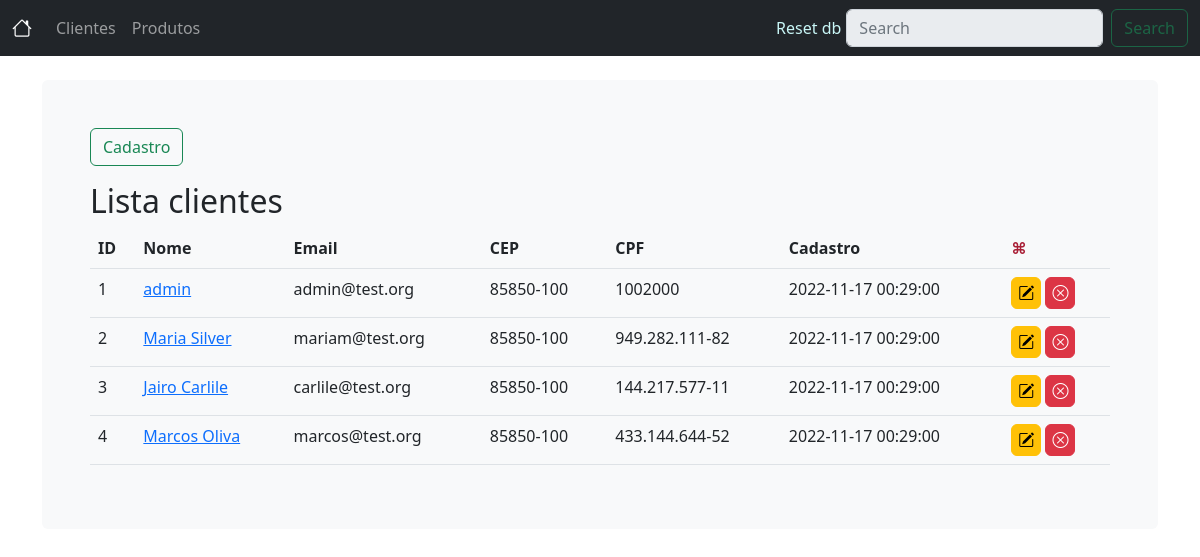
Page /cliente/index on the earlier database version.
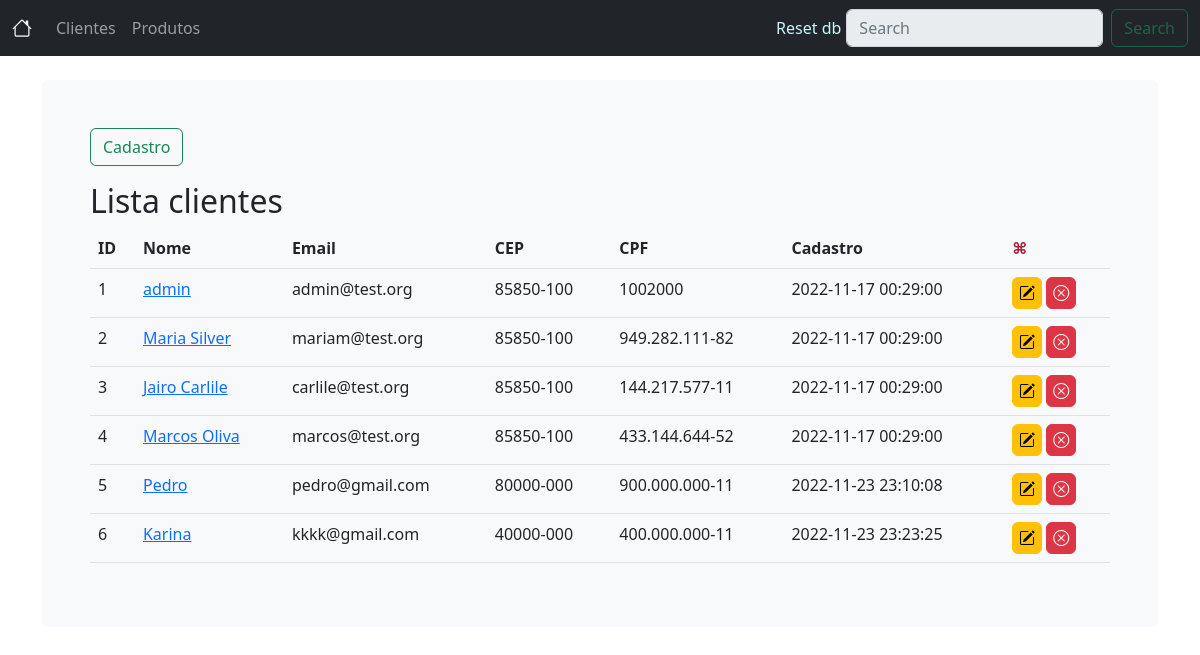
Same page on the later database version.
### tables this page shows
CREATE TABLE cliente(
    -- chave primaria --
    id integer PRIMARY KEY AUTOINCREMENT NOT NULL,
    nome text NOT NULL,
    cpf text,
    cep text,
    email text NOT NULL,
    data_cadastro TIMESTAMP NOT NULL DEFAULT CURRENT_TIMESTAMP
);

### app.py (the view)
@app.route("/cliente/index", methods=["GET"])
def cliente_index():
    dc = ClienteDao()
    clientes = dc.find_all()
    return render_template("cliente_list.html", clientes=clientes)

### dao.py (called while the page is built)
    def find_all(self):
        conn = Database.get_connection()
        res = conn.execute("""
        SELECT id, nome, cpf, cep, email, data_cadastro FROM cliente
        """
        )
        results = res.fetchall()
        results = [
            {
                "id": cliente[0],
                "nome": cliente[1],
                "cpf": cliente[2],
                "cep": cliente[3],
                "email": cliente[4],
                "data_cadastro": cliente[5],
            } for cliente in results]
        conn.close()
        return results

### database.py (called while the page is built)
    @staticmethod
    def get_connection():
        conn = sqlite3.connect('banco.db')
        return conn

### templates/cliente_list.html
{% extends "layout.html" %}
{% block content %}
<main>
    <ul class="page-nav">
        <li>
            <a class="btn btn-outline-success"
               href="{{ url_for('cliente_new') }}">Cadastro</a>
        </li>
    </ul>
    <h2>Lista clientes</h2>
    <table class="table table-hover">
        <thead>
            <tr>
                <th>ID</th>
                <th>Nome</th>
                <th>Email</th>
                <th>CEP</th>
                <th>CPF</th>
                <th>Cadastro</th>
                <th class="actions">⌘</th>
            </tr>
        </thead>
        <tbody>
            {% for cliente in clientes %}
            <tr>
                <td>{{cliente.id}}</td>
                <td>
                    <a title="editar"
                    href="{{ url_for('cliente_edit', id=cliente.id ) }}">
                        {{cliente.nome}}
                    </a>
                </td>
                <td>{{cliente.email}}</td>
                <td>{{cliente.cep}}</td>
                <td>{{cliente.cpf}}</td>
                <td>{{cliente.data_cadastro}}</td>
                <td class="actions">
                    <a title="editar" class="btn btn-warning" href="#">
                        <i class="bi bi-pencil-square"></i>
                    </a>
                    <a title="deletar" class="btn btn-danger"
                    href="{{ url_for('cliente_delete', id=cliente.id) }}">
                        <i class="bi bi-x-circle"></i>
                    </a>
                </td>
            </tr>
            {% endfor %}
        </tbody>
    </table>
</main>
{% endblock %}

Differences in the rows shown:
added cliente: id "5", nome "Pedro", email "pedro@gmail.com", cep "80000-000", cpf "900.000.000-11", data_cadastro "2022-11-23 23:10:08"
added cliente: id "6", nome "Karina", email "kkkk@gmail.com", cep "40000-000", cpf "400.000.000-11", data_cadastro "2022-11-23 23:23:25"
